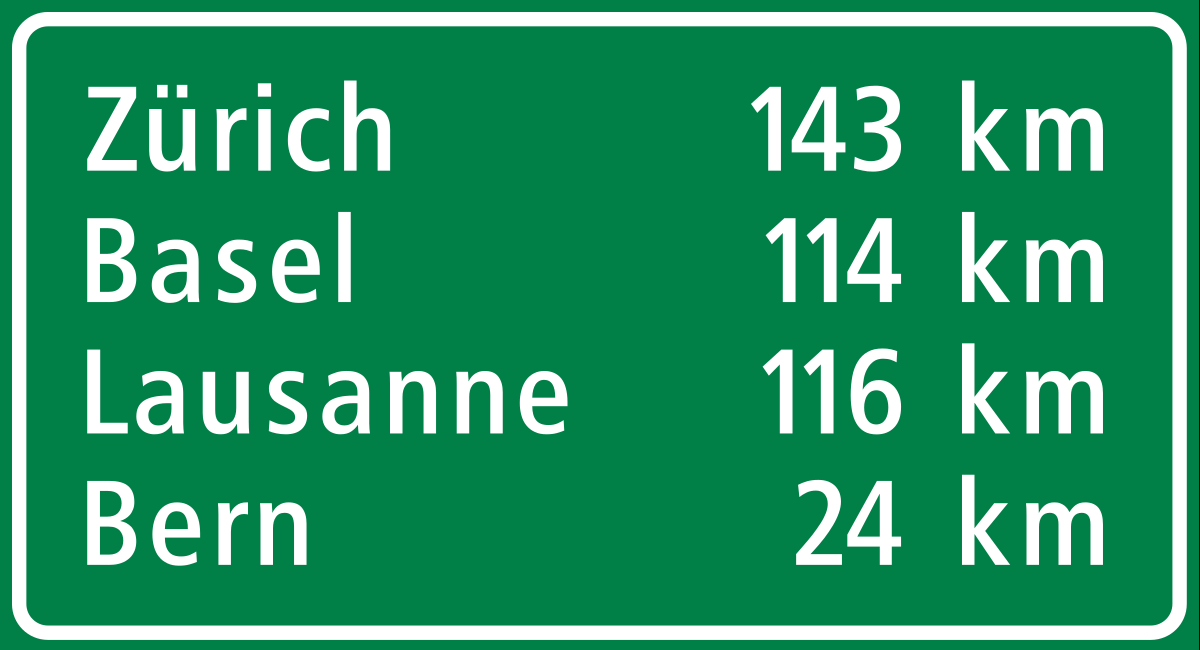
#> input picture sign_board.png, 1200 x 650 px
$ python preprocess.py   (older library calls are emulated)
#> lines starting #> are read from the running program, lines starting #| are printed output that depends on the picture; after the words box and inside, x2 and y2 are one past the last pixel; in counts of white or black regions, pixels touching at a corner belong together
import cv2

img = cv2.imread("./sign_board.png")
#> img is the input picture: shape (650, 1200, 3); mean B, G, R 99.3, 147.2, 40.5
grey_img = cv2.cvtColor(img, cv2.COLOR_BGR2GRAY)
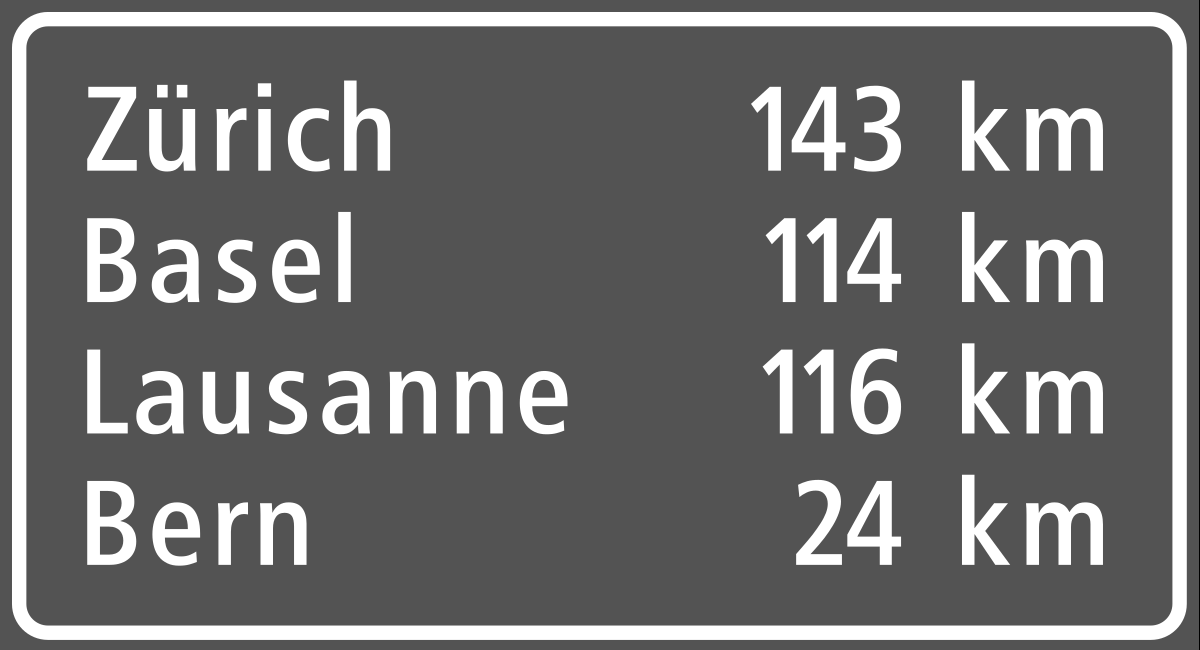
#> grey_img: shape (650, 1200); min 0, max 255, mean 110.2

offset = 50

first_half = grey_img[offset:-offset, offset:grey_img.shape[1]//2]
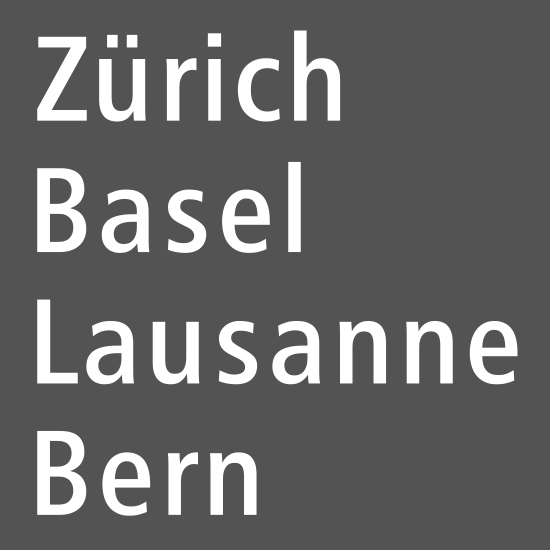
#> first_half: shape (550, 550); min 83, max 255, mean 104.1
second_half = grey_img[offset:-offset, grey_img.shape[1]//2:-offset]
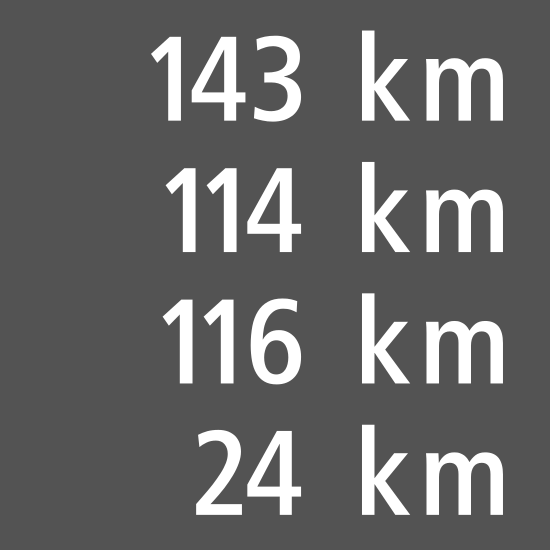
#> second_half: shape (550, 550); min 83, max 255, mean 103.7

_, thresh_half1 = cv2.threshold(first_half, 200, 255, cv2.THRESH_BINARY_INV)
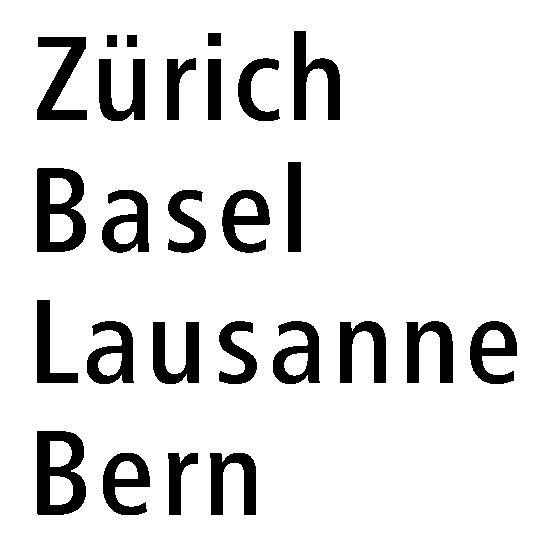
#> thresh_half1: shape (550, 550); 88.1% white; 26 black regions, largest, box (x1, y1, x2, y2) and area: (37, 168, 86, 252) 2606, (37, 431, 86, 515) 2600, (294, 31, 340, 120) 1985
_, thresh_half2 = cv2.threshold(second_half, 200, 255, cv2.THRESH_BINARY_INV)
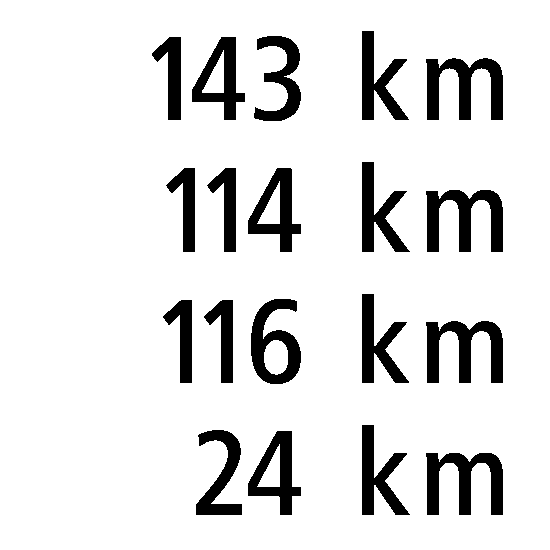
#> thresh_half2: shape (550, 550); 88.4% white; 19 black regions

"""

Now, the first image corresponds to the places with their names
So, we will extract the characters from that image by applying some operations related to contours

"""

_, contours, _ = cv2.findContours(thresh_half1.copy(), mode=cv2.RETR_TREE, method=cv2.CHAIN_APPROX_SIMPLE)
#> contours = 37 contours; largest, box (x1, y1, x2, y2) and area: (0, 0, 550, 550) 301401, (36, 430, 87, 516) 3814, (36, 167, 87, 253) 3810, (272, 320, 321, 385) 2167, (86, 320, 135, 385) 2167

#### Sorting the contours on the basis of their areas
sorted_contours1 = sorted(contours, key=lambda x: cv2.contourArea(x), reverse=True)
#> sorted_contours1 has the same summary as contours

### Finding the index of the contour from where non-english character contours start showing up
for i in range (len(sorted_contours1)):
    if (cv2.contourArea(sorted_contours1[i+1])<800 and (cv2.contourArea(sorted_contours1[i])-cv2.contourArea(sorted_contours1[i+1]) >= 300)):
        break
#> this loop made 24 passes

### Iterating throughout the sorted contours from the second contour to the i-th contour
### Ignored 1st contour - Because it corresponds to the whole window or bounding box of the image
### Ignored every contour after i-th index - Because it all the contours after that index correspond to non-english symbols

for c in sorted_contours1[1:i+1]:
    print(cv2.contourArea(c))
    x, y, w, h = cv2.boundingRect(c)
    cv2.rectangle(first_half, (x, y), (x + w, y + h), color=0, thickness=2)
#> this loop made 23 passes
#> (x, y, w, h) on passes 1 to 12: (36, 430, 51, 86), (36, 167, 51, 86), (272, 320, 49, 65), (86, 320, 49, 65), (101, 189, 49, 65), (293, 30, 48, 91), (36, 36, 52, 85), (221, 189, 50, 65), (469, 320, 49, 65), (102, 452, 49, 64), (152, 321, 48, 64), (405, 320, 49, 64)
#| 3814.5
#| 3809.5
#| 2167.0
#| 2167.0
#| 2164.5
#| 2162.5
#| 2082.0
#| 2039.5
#> (further printed lines are left out)
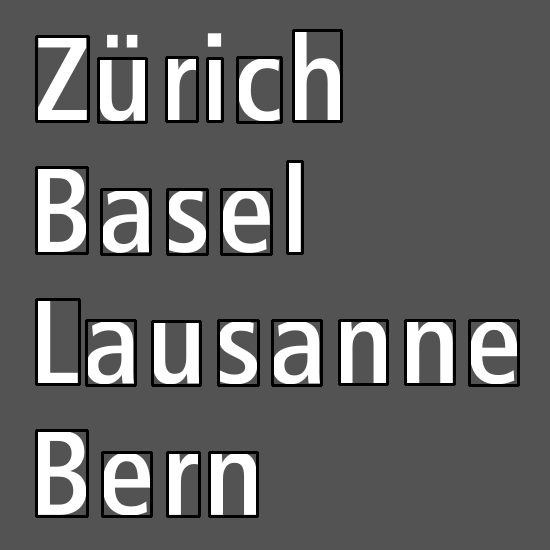
#> first_half: shape (550, 550); 5.16% of pixels changed, all inside (x1, y1, x2, y2) = (35, 29, 520, 518)
